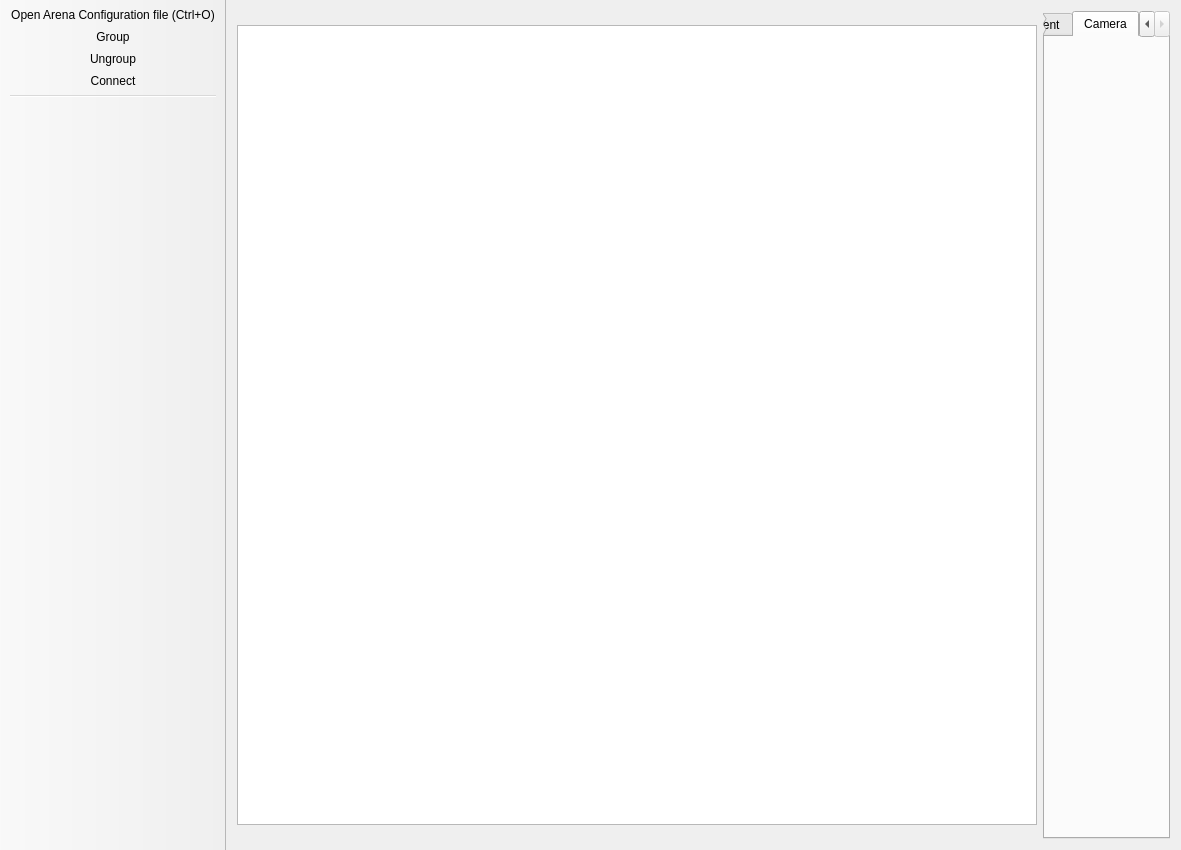
<?xml version="1.0" encoding="UTF-8"?>
<ui version="4.0">
 <class>ArenaUI</class>
 <widget class="QMainWindow" name="ArenaUI">
  <property name="geometry">
   <rect>
    <x>0</x>
    <y>0</y>
    <width>1170</width>
    <height>850</height>
   </rect>
  </property>
  <property name="windowTitle">
   <string>Assisi|bf Arena UI</string>
  </property>
  <widget class="QWidget" name="centralWidget">
   <layout class="QHBoxLayout" name="horizontalLayout" stretch="0,0">
    <item>
     <widget class="QGraphicsView" name="arenaSpace">
      <property name="minimumSize">
       <size>
        <width>800</width>
        <height>800</height>
       </size>
      </property>
      <property name="maximumSize">
       <size>
        <width>800</width>
        <height>800</height>
       </size>
      </property>
      <property name="styleSheet">
       <string notr="true">border-image: url(:/images/arena_sw.png);</string>
      </property>
     </widget>
    </item>
    <item>
     <widget class="QTabWidget" name="tabWidget">
      <property name="enabled">
       <bool>true</bool>
      </property>
      <property name="tabPosition">
       <enum>QTabWidget::North</enum>
      </property>
      <property name="currentIndex">
       <number>3</number>
      </property>
      <widget class="QWidget" name="tab_casus">
       <property name="enabled">
        <bool>true</bool>
       </property>
       <attribute name="title">
        <string>Casus</string>
       </attribute>
       <layout class="QVBoxLayout" name="verticalLayout_2">
        <item>
         <widget class="QTreeWidget" name="casuTree">
          <property name="selectionMode">
           <enum>QAbstractItemView::MultiSelection</enum>
          </property>
          <property name="sortingEnabled">
           <bool>true</bool>
          </property>
          <attribute name="headerVisible">
           <bool>false</bool>
          </attribute>
          <attribute name="headerDefaultSectionSize">
           <number>150</number>
          </attribute>
          <column>
           <property name="text">
            <string>Name</string>
           </property>
          </column>
          <column>
           <property name="text">
            <string>Value</string>
           </property>
           <property name="textAlignment">
            <set>AlignTrailing|AlignVCenter</set>
           </property>
          </column>
         </widget>
        </item>
       </layout>
      </widget>
      <widget class="QWidget" name="tab_logging">
       <attribute name="title">
        <string>Logging</string>
       </attribute>
      </widget>
      <widget class="QWidget" name="tab_2">
       <attribute name="title">
        <string>Deployment</string>
       </attribute>
      </widget>
      <widget class="QWidget" name="tab_camera">
       <attribute name="title">
        <string>Camera</string>
       </attribute>
      </widget>
     </widget>
    </item>
   </layout>
  </widget>
  <widget class="QToolBar" name="mainToolBar">
   <property name="movable">
    <bool>false</bool>
   </property>
   <property name="allowedAreas">
    <set>Qt::AllToolBarAreas</set>
   </property>
   <property name="iconSize">
    <size>
     <width>48</width>
     <height>48</height>
    </size>
   </property>
   <property name="floatable">
    <bool>false</bool>
   </property>
   <attribute name="toolBarArea">
    <enum>LeftToolBarArea</enum>
   </attribute>
   <attribute name="toolBarBreak">
    <bool>false</bool>
   </attribute>
   <addaction name="actionOpen_Arena"/>
   <addaction name="actionGroup"/>
   <addaction name="actionUngroup"/>
   <addaction name="actionConnect"/>
   <addaction name="separator"/>
  </widget>
  <action name="actionGroup">
   <property name="icon">
    <iconset resource="images.qrc">
     <normaloff>:/images/icons/group.png</normaloff>:/images/icons/group.png</iconset>
   </property>
   <property name="text">
    <string>Group</string>
   </property>
   <property name="toolTip">
    <string>Group selected CASUs (Ctrl+G)</string>
   </property>
   <property name="shortcut">
    <string>Ctrl+G</string>
   </property>
  </action>
  <action name="actionUngroup">
   <property name="icon">
    <iconset resource="images.qrc">
     <normaloff>:/images/icons/ungroup.png</normaloff>:/images/icons/ungroup.png</iconset>
   </property>
   <property name="text">
    <string>Ungroup</string>
   </property>
   <property name="toolTip">
    <string>Ungroup selected CASUs (Ctrl+U)</string>
   </property>
   <property name="shortcut">
    <string>Ctrl+U</string>
   </property>
  </action>
  <action name="actionOpen_Arena">
   <property name="icon">
    <iconset resource="images.qrc">
     <normaloff>:/images/icons/open_folder_yellow.png</normaloff>:/images/icons/open_folder_yellow.png</iconset>
   </property>
   <property name="text">
    <string>Open Arena Configuration file (Ctrl+O)</string>
   </property>
   <property name="toolTip">
    <string>Open Arena</string>
   </property>
   <property name="shortcut">
    <string>Ctrl+O</string>
   </property>
  </action>
  <action name="actionConnect">
   <property name="icon">
    <iconset resource="images.qrc">
     <normaloff>:/images/icons/connect.png</normaloff>:/images/icons/connect.png</iconset>
   </property>
   <property name="text">
    <string>Connect</string>
   </property>
   <property name="toolTip">
    <string>Connect to CASU (Ctrl+C)</string>
   </property>
   <property name="shortcut">
    <string>Ctrl+C</string>
   </property>
  </action>
 </widget>
 <layoutdefault spacing="6" margin="11"/>
 <tabstops>
  <tabstop>tabWidget</tabstop>
  <tabstop>arenaSpace</tabstop>
 </tabstops>
 <resources>
  <include location="images.qrc"/>
 </resources>
 <connections/>
</ui>
